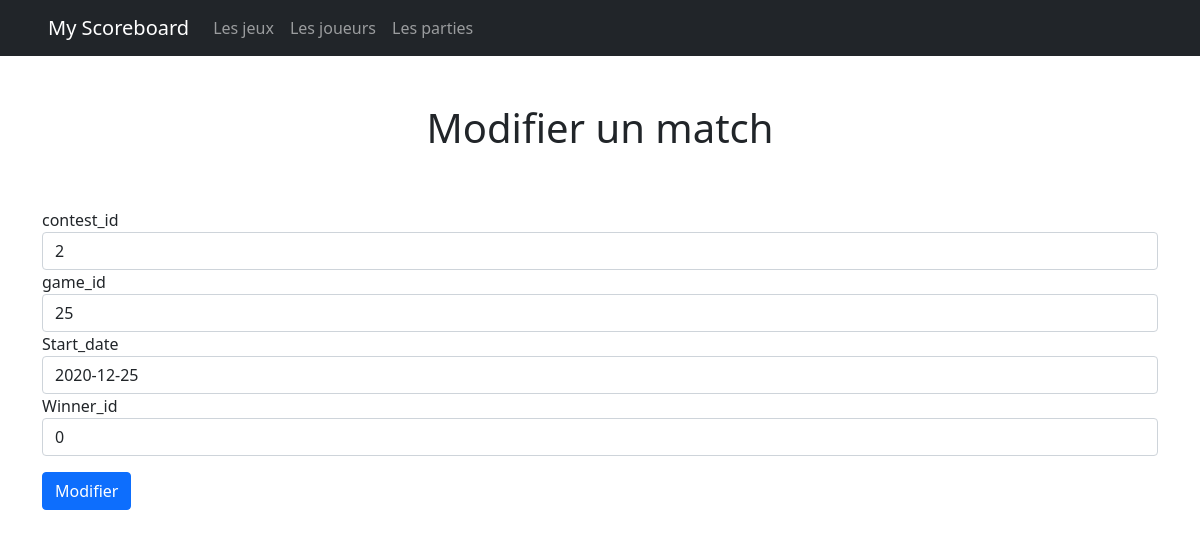
The app's page /matchs/m/2 with its own data.
### tables this page shows
CREATE TABLE `contest` (
  `contest_id` int(11) NOT NULL,
  `game_id` int(11) NOT NULL,
  `start_date` date NOT NULL,
  `winner_id` int(11) NOT NULL
);

### controller/matchsController.controller.php (called while the page is built, shortened)
<?php
require "models/matchManager.class.php";
class ContestsController {
    private $_contestManager;
        public function __construct() {
            $this->_contestManager = new ContestManager();
            $this->_contestManager->chargementContests();
        }
        public function modifierContest($contest_id) {
            $contest = $this->_contestManager->getContestById($contest_id);
            require "views/modifierUnMatch.views.php";
        }
    }

### index.php (called while the page is built, shortened)
<?php
require_once "controller/matchsController.controller.php";
$contestController = new contestsController();
try {
    if (empty($_GET['page'])) {
        require 'views/accueil.views.php';
    } else {
        $url = explode('/', filter_var($_GET['page']), FILTER_SANITIZE_URL);
        switch ($url[0]) {
            case "matchs" :
                if (empty($url[1])) {
                    $contestController->afficherListeContests();
                }
                  else if ($url[1] === "m") {
                    $contestController->modifierContest($url[2]);
                }
                 else if ($url[0] === "av") {
                    $contestController->ajoutContestValidation();
                }
                else if ($url[0] === "mv") {
                    $contestController->modificationContestValidation();
                }
                else if ($url[0] === "a") {
                    $contestController->ajouterContest();
                } break;
        }
    }
}
catch(Exception $e){
    $msg = $e->getMessage();
    require "views/error.views.php";
}

### models/model.class.php (called while the page is built, shortened)
<?php
abstract class Model {
    private static $pdo;
    public static function setBdd() {
        self::$pdo = New PDO('mysql:host=localhost;dbname=wf3_php_final_pamela;charset=utf8mb4','root','');
        self::$pdo->setAttribute(PDO::ATTR_ERRMODE, PDO::ERRMODE_WARNING);
    }
    public function getBdd() {
        return self::$pdo;
    }
}

### models/matchManager.class.php (called while the page is built, shortened)
<?php
require_once "model.class.php";
require_once "match.class.php";
class ContestManager extends Model {
    private $contests;
    public function ajouterContest($contest){
        $this->contests[] = $contest;
    }
    public function chargementContests()
    {
        $req = $this->getBdd()->prepare('SELECT * FROM contest ORDER bY contest_id desc');
        $req->execute();
        $contests = $req->fetchAll(PDO::FETCH_ASSOC);
    }
    public function getContestById($contest_id){
        for($i=0; $i < count($this->contests); $i++) {
            if($this->contests[$i]->getContestId() === $contest_id){
                return $this->contests[$i];
            }
        }
        throw new Exception("Le match n'existe pas.");
    }
}

### models/match.class.php (called while the page is built, shortened)
<?php
class contest {
    private $_contest_id;
    private $_game_id;
    private $_start_date;
    private $_winner_id;
    public function __construct($contest_id,$game_id,$start_date,$winner_id)
    {
        $this->_contest_id = $contest_id;
        $this->_game_id = $game_id;
        $this->_start_date = $start_date;
        $this->_winner_id = $winner_id;
    }
    public function getContestId() {
        return $this->_contest_id;
    }
    public function getGameId() {
        return $this->_game_id;
    }
    public function getStartDate() {
        return $this->_start_date;
    }
    public function getWinnerId() {
        return $this->_winner_id;
    }
}

### views/modifierUnMatch.views.php (the view, shortened to what this page needs)
<h1 class= 'text-center py-5'>Modifier un match</h1>
<form method="POST" action="<?= URL ?>matchs/mv">
  <div class="form-group">
    <label for="contest_id">contest_id</label>
    <input type="text" class="form-control" id="contest_id" name="contest_id" value="<?= $contest->getContestId(); ?>">
  </div>
  <div class="form-group">
    <label for="game_id">game_id</label>
    <input type="text" class="form-control" id="game_id" name="game_id" value="<?= $contest->getGameId(); ?>">
  </div>
  <div class="form-group">
    <label for="start_date">Start_date</label>
    <input type="text" class="form-control" id="start_date" name="start_date" value="<?= $contest->getStartDate(); ?>">
  </div>
  <div class="form-group">
    <label for="winner_id">Winner_id</label>
    <input type="text" class="form-control" id="winner_id" name="winner_id" value="<?= $contest->getWinnerId(); ?>">
  </div>
  <button type="submit" class="btn btn-primary my-3">Modifier</button>
</form>
<?php
require "layout.php";
?>

### records on screen
contest: contest_id "2", game_id "25", start_date "2020-12-25", winner_id "0"
